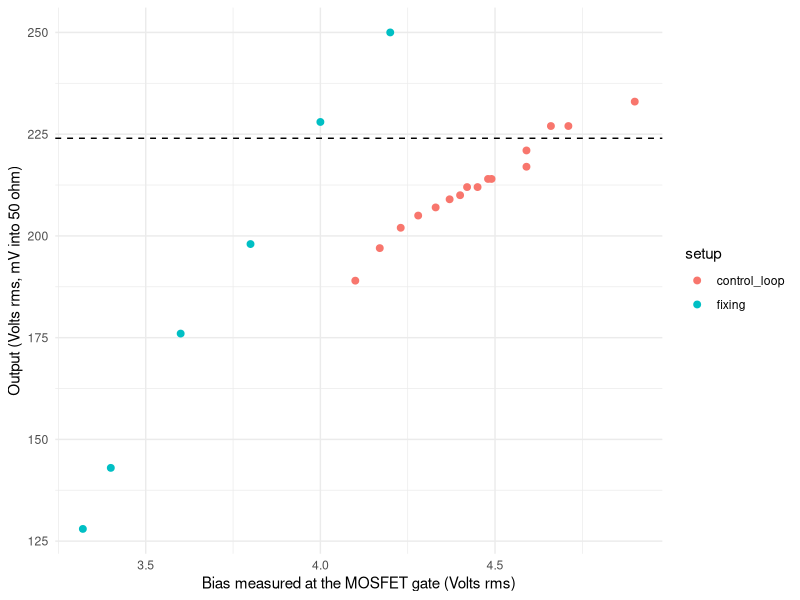

Generate this figure with R:
## ---- chunk 1
library("tidyverse")
## ---- chunk 2
df2 <- tribble(~current, ~Vpsu, ~Vbias, ~Vout, ~setup,
               50, 6.89, 4.10, 189, "control_loop",
               60, 7.00, 4.17, 197, "control_loop",
               70, 7.10, 4.23, 202, "control_loop",
               80, 7.17, 4.28, 205, "control_loop",
               90, 7.22, 4.33, 207, "control_loop",
               100, 7.28, 4.37, 209, "control_loop",
               110, 7.32, 4.40, 210, "control_loop",
               120, 7.36, 4.42, 212, "control_loop",
               130, 7.40, 4.45, 212, "control_loop",
               140, 7.43, 4.48, 214, "control_loop",
               150, 7.46, 4.49, 214, "control_loop",
               200, 7.61, 4.59, 217, "control_loop",
               250, 7.73, 4.66, 227, "control_loop",
               300, 7.78, 4.71, 227, "control_loop",
               225, 7.58, 4.59, 221, "control_loop",
               400, 8.15, 4.90, 233, "control_loop",
               16, 12, 3.32, 128, "fixing",
               18, 12, 3.40, 143, "fixing",
               26, 12, 3.60, 176, "fixing",
               36, 12, 3.80, 198, "fixing",
               54, 12, 4.00, 228, "fixing",
               86, 12, 4.20, 250, "fixing")
## ---- chunk 3
df2 %>% ggplot(aes(x=Vbias, y=Vout, color=setup)) +
  geom_point(size=2) +
  theme_minimal() +
  labs(x="Bias measured at the MOSFET gate (Volts rms)", y="Output (Volts rms, mV into 50 ohm)") + 
  geom_hline(yintercept = 224, linetype="dashed")
## ---- chunk 4
RP <- function(R, V) {
  R * (1+V)/(1-V)
}
RS <- function(R,V) {
  2*R^2*RP(R,V) / (RP(R,V)^2 - R^2)
}
(RP(50, sqrt(0.1)/5))
(RS(50, sqrt(0.1)/5))
## ---- chunk 5
(RP(50, sqrt(0.1)/1.235))
(RS(50, sqrt(0.1)/1.235))
## ---- chunk 6
(RP(50, sqrt(0.1)/(0.5*1.235)))
(RS(50, sqrt(0.1)/(0.5*1.235)))
